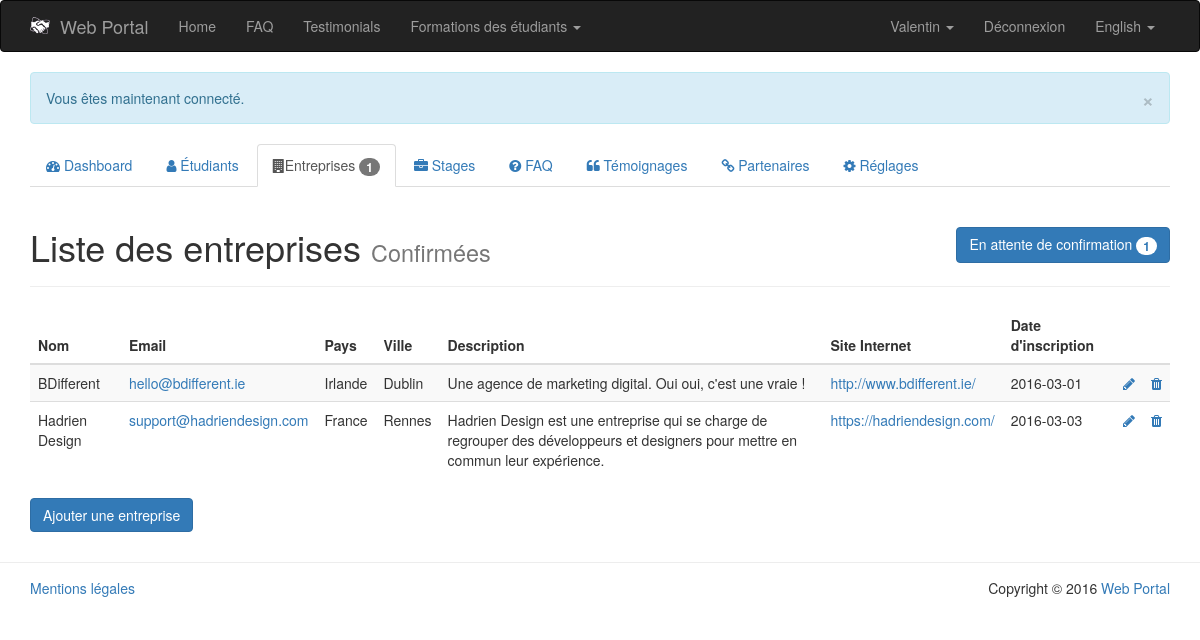
Before: /PHP/public/index.php?page=admin/companies-list (signed in) with the older database file.
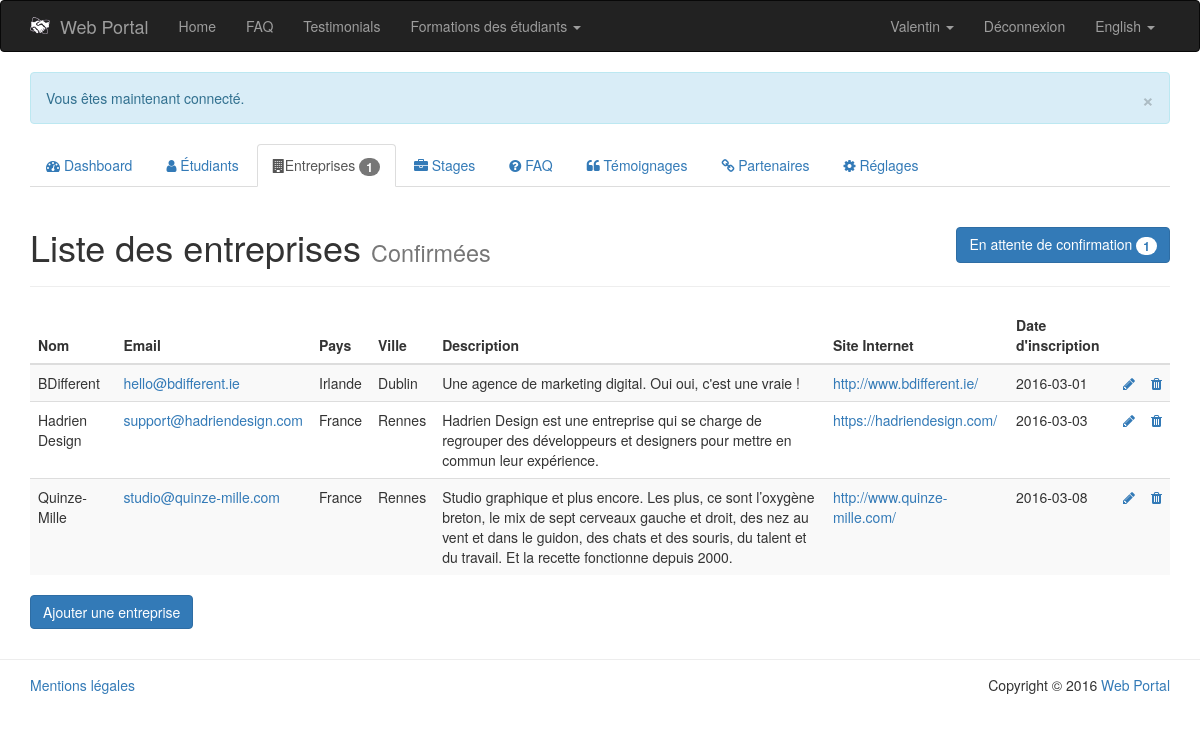
After: the same page with the newer database file.
### tables this page shows
CREATE TABLE IF NOT EXISTS `settings` (
  `id` int(11) NOT NULL AUTO_INCREMENT,
  `tag` varchar(64) NOT NULL,
  `value` varchar(256) NOT NULL,
  `placeholder` varchar(128) NOT NULL,
  PRIMARY KEY (`id`)
);

CREATE TABLE IF NOT EXISTS `student` (
  `id` int(11) NOT NULL AUTO_INCREMENT,
  `first_name` varchar(64) NOT NULL,
  `last_name` varchar(64) NOT NULL,
  `country` enum('France','Irlande') NOT NULL,
  `skill` int(11) NOT NULL,
  `email` varchar(64) NOT NULL,
  `password` varchar(64) NOT NULL,
  `cv` varchar(128) NOT NULL,
  `portfolio` varchar(128) NOT NULL,
  `admin` tinyint(1) NOT NULL DEFAULT '0',
  `available` tinyint(1) NOT NULL DEFAULT '1',
  `activated` tinyint(1) NOT NULL,
  `register_date` date NOT NULL,
  PRIMARY KEY (`id`),
  KEY `skill` (`skill`)
);

CREATE TABLE IF NOT EXISTS `company` (
  `id` int(11) NOT NULL AUTO_INCREMENT,
  `name` varchar(64) NOT NULL,
  `email` varchar(128) NOT NULL,
  `password` varchar(64) NOT NULL,
  `country` enum('France','Irlande') NOT NULL,
  `city` varchar(64) NOT NULL,
  `logo` varchar(128) NOT NULL,
  `description` text NOT NULL,
  `website` varchar(64) NOT NULL,
  `activated` tinyint(1) NOT NULL,
  `register_date` date NOT NULL,
  PRIMARY KEY (`id`)
);

### PHP/app/model/Autoloader.php (called while the page is built, shortened)
<?php
	class Autoloader {
		public static function appAutoload($class) {
			$class = str_replace('\\', '/', $class);
		}
	}
?>

### PHP/app/model/Student.class.php (called while the page is built, shortened)
<?php
	class Student {
		public function __get($nom){
			return $this->$nom;
		}
		public static function getStudentById($id) {
			$db = PDOConnexion::getInstance();
			$sql = 'SELECT * FROM student WHERE id = :id';
			$sth = $db->prepare($sql);
			$sth->setFetchMode(PDO::FETCH_CLASS|PDO::FETCH_PROPS_LATE, 'Student');
			$sth->execute(array(
				':id' => $id
			));
			return $sth->fetch();
		}
	}
?>

### PHP/app/model/Settings.class.php (called while the page is built, shortened)
<?php
	class Settings {
		public static function getWebsiteName() {
			$db = PDOConnexion::getInstance();
			$sql = "SELECT value FROM settings WHERE tag = 'website_name'";
			$sth = $db->prepare($sql);
			$sth->setFetchMode(PDO::FETCH_CLASS|PDO::FETCH_PROPS_LATE, 'Settings');
			$sth->execute();
			return $sth->fetch()->value;
		}
	}
?>

### PHP/app/model/Language.class.php (called while the page is built, shortened)
<?php
	class Language {
		private $defaultLanguage = 'en';
		private $currentLanguage;
		private $translate = array();
		public function __construct() {
		    if (isset($_COOKIE['lang']) || isset($_SESSION['lang'])) {
		        if (isset($_COOKIE['lang'])) {
		            $this->currentLanguage = $_COOKIE['lang'];
		        }
		        if (isset($_SESSION['lang'])) {
		            $this->currentLanguage = $_SESSION['lang'];
		        }
		    }
		    else {
		    	$this->currentLanguage = $this->detectBrowserLanguage();
		    }
		    $this->translate = $translate;
		}
		private function detectBrowserLanguage() {
			if (isset($_SERVER['HTTP_ACCEPT_LANGUAGE'])) {
				if (substr($_SERVER['HTTP_ACCEPT_LANGUAGE'], 0, 2) == 'fr') {
					return 'fr';
				}
				else {
					return 'en';
				}
			}
			return $this->defaultLanguage;
		}
		public function getCurrentLanguage() {
			$languageName = ($this->currentLanguage == 'fr') ? 'Français' : 'English';
			return array(
				'code' => $this->currentLanguage,
				'name' => $languageName
			);
		}
		public function translate($term) {
			if (!array_key_exists($this->currentLanguage, $this->translate)) {
				if (file_exists(LANG . DS . $this->currentLanguage . '.php')) {
					return $this->translate[$term];
				}
			}
			else {
				throw new Exception('Le terme "' . $term . '" n\'existe pas dans le fichier de traduction.');
			}
		}
	}
?>

### PHP/ressources/lang/en.php (called while the page is built)
<?php
	$translate = array (
		'home' => 'Home',
		'faq' => 'FAQ',
		'testimonials' => 'Testimonials',
		'student' => 'Student',
		'company' => 'Company'
	);
?>

### PHP/app/model/Company.class.php (called while the page is built, shortened)
<?php
	class Company {
		public function __get($nom){
			return $this->$nom;
		}
		public static function getActivatedCompanies($activated = true) {
			$db = PDOConnexion::getInstance();
			$sql = ($activated == true) ? 'SELECT * FROM company WHERE activated' : 'SELECT * FROM company WHERE !activated';
			$sth = $db->prepare($sql);
			$sth->setFetchMode(PDO::FETCH_CLASS|PDO::FETCH_PROPS_LATE, 'Company');
			$sth->execute();
			return $sth->fetchAll();
		}
	}
?>

### PHP/app/view/admin/companies-list.php (the view, shortened to what this page needs)
<?php
if(App::isAdmin()){
	$type = htmlentities($_GET['type']);
?>
<div class="col-md-12">
	<div class="page-header">
		<h1>
			Liste des entreprises
			<?php
				if ($type == 'awaiting') {
					echo '<small>En attente d\'activation</small>';
					echo '<a href="index.php?page=admin/companies-list&amp;type=activated" class="btn btn-primary pull-right">Voir les entreprises confirmées <span class="badge">' . count(Company::getActivatedCompanies(true)) . '</span></a>';
				}
				else {
					echo '<small>Confirmées</small>';
					echo '<a href="index.php?page=admin/companies-list&amp;type=awaiting" class="btn btn-primary pull-right">En attente de confirmation <span class="badge">' . count(Company::getActivatedCompanies(false)) . '</span></a>';
				}
			?>
		</h1>
	</div>
	<?php
		if ($type == 'activated') :
			if (Company::getActivatedCompanies(true)) :
	?>
	<table class="table table-striped">
		<thead>
			<tr>
				<th>Nom</th>
				<th>Email</th>
				<th>Pays</th>
				<th>Ville</th>
				<th>Description</th>
				<th>Site Internet</th>
				<th>Date d'inscription</th>
				<th></th>
				<th></th>
			</tr>
		</thead>
		<?php
			foreach (Company::getActivatedCompanies() as $company) {
				echo '<tr data-id=' . $company->id . '>';
					echo '<td>' . $company->name . '</td>';
					echo '<td><a href="mailto:' . $company->email . '">' . $company->email . '</a></td>';
					echo '<td>' . $company->country . '</td>';
					echo '<td>' . $company->city . '</td>';
					echo '<td>' . $company->description . '</td>';
					echo '<td><a href="' . $company->website . '" target="_blank">' . $company->website . '</a></td>';
					echo '<td>' . $company->register_date . '</td>';
					echo '<td><a href="index.php?page=admin/company-edit&amp;id=' . $company->id . '" data-toggle="tooltip" title="Modifier"><i class="fa fa-pencil"></i></a></td>';
					echo '<td><a href="#" title="Supprimer" data-action="delete" data-toggle="tooltip" title="Supprimer"><i class="fa fa-trash"></i></a></td>';
				echo '</tr>';
			}
		?>
	</table>
	<a href="index.php?page=admin/add-company&amp;type=<?php echo $type; ?>" class="btn btn-primary">Ajouter une entreprise</a>
	<?php
			else:
				echo 'Aucune entreprise n\'a été confirmée.';
			endif;
		endif;
	}
	else{
		App::getHeader(404);
	}
	?>
</div>

### PHP/public/index.php (shortened to what this page needs)
<?php
	require_once (APP . '/model/Autoloader.php');
	$language = new Language();
	$msg = new FlashMessages();
	if (substr($_GET['page'], 0, 6) == 'admin/') {
		if (App::isAdmin()) {
			require_once(APP . '/view/admin/header.php');
			require_once(APP . '/view/' . $_GET['page'] . '.php');
			require_once(APP . '/view/admin/footer.php');
		}
		else {
			App::getHeader(404);
		}
	}
?>

### PHP/app/view/admin/header.php (shortened to what this page needs)
<!DOCTYPE html>
<html lang="fr">
	<head>
		<link href="css/bootstrap.min.css" rel="stylesheet">
		<link href="https://maxcdn.bootstrapcdn.com/font-awesome/4.5.0/css/font-awesome.min.css" rel="stylesheet">
	</head>
	<body>
		<?php require_once(APP . '/view/navbar.php'); ?>
		<?php if ($msg->hasMessages()) { ?>
			<div id="notification">
				<div class="container">
				</div>
			</div>
		<?php } ?>
		<div class="container">
			<div class="row">
				<div class="col-md-12">
					<ul class="nav nav-tabs">
						<li role="presentation"<?php App::isCurrentPage('admin/home'); ?>><a href="index.php?page=admin/home"><i class="fa fa-tachometer"></i> Dashboard</a></li>
						<li role="presentation"><a href="index.php?page=admin/students-list"><i class="fa fa-user"></i> Étudiants</a></li>
						<li role="presentation"<?php App::isCurrentPage('admin/companies-list'); ?>><a href="index.php?page=admin/companies-list"><i class="fa fa-building"></i>Entreprises <?php if (Company::getActivatedCompanies(false)) {echo ' <span class="badge">' . count(Company::getActivatedCompanies(false)) . '</span>';} ?></a></li>
						<li role="presentation"<?php App::isCurrentPage('admin/internships-list'); ?>><a href="index.php?page=admin/internships-list"><i class="fa fa-briefcase"></i> Stages </a></li>
						<li role="presentation"<?php App::isCurrentPage('admin/faq-list'); ?>><a href="index.php?page=admin/faq-list"><i class="fa fa-question-circle"></i> FAQ</a></li>
						<li role="presentation"<?php App::isCurrentPage('admin/testimonials-list'); ?>><a href="index.php?page=admin/testimonials-list"><i class="fa fa-quote-left"></i> Témoignages</a></li>
						<li role="presentation"<?php App::isCurrentPage('admin/partners-list'); ?>><a href="index.php?page=admin/partners-list"><i class="fa fa-link"></i> Partenaires</a></li>
						<li role="presentation"<?php App::isCurrentPage('admin/settings-list'); ?>><a href="index.php?page=admin/settings-list"><i class="fa fa-cog"></i> Réglages</a></li>
					</ul>
				</div>
			</div>
			<div class="row">

### PHP/app/view/navbar.php (shortened to what this page needs)
<nav class="navbar navbar-inverse">
	<div class="container">
		<div class="navbar-header">
			<a class="navbar-brand" href="index.php?page=home"><img src="img/logo.png" alt="Logo" style="float: left; margin-right: 10px; width: 20px;"><?php echo Settings::getWebsiteName(); ?></a>
		</div>
		<div id="navbar" class="collapse navbar-collapse">
			<ul class="nav navbar-nav">
				<li<?php App::isCurrentPage('home'); ?>><a href="index.php?page=home"><?php echo $language->translate('home'); ?></a></li>
				<li<?php App::isCurrentPage('faq'); ?>><a href="index.php?page=faq"><?php echo $language->translate('faq'); ?></a></li>
				<li<?php App::isCurrentPage('testimonials'); ?>><a href="index.php?page=testimonials"><?php echo $language->translate('testimonials'); ?></a></li>
				<li class="dropdown"
					     	App::isCurrentPage('formations-ireland'); ?>>
						  	<a id="formations-dropdown" href="#" class="dropdown-toggle" data-toggle="dropdown" role="button" aria-haspopup="true" aria-expanded="false">
								Formations des étudiants
								<span class="caret"></span>
							</a>
				</li>
			</ul>
			<ul class="nav navbar-nav navbar-right">
				<?php if (App::isLogged()) : ?>
					<?php $member = App::getMember(); ?>
					<?php if (get_class($member) == 'Student') : ?>
						<li class="dropdown">
							<a id="student-dropdown" href="#" class="dropdown-toggle" data-toggle="dropdown" role="button" aria-haspopup="true" aria-expanded="false">
								<?php echo $member->first_name; ?>
								<span class="caret"></span>
							</a>
						</li>
					<?php endif; ?>
					<li><a href="index.php?page=signout">Déconnexion</a></li>
				<?php endif; ?>
				<li class="dropdown">
					<a id="lang-dropdown" href="#" class="dropdown-toggle" data-toggle="dropdown" role="button" aria-haspopup="true" aria-expanded="false">
						<?php echo $language->getCurrentLanguage()['name']; ?>
						<span class="caret"></span>
					</a>
				</li>
            </ul>
		</div>
	</div>
</nav>

### PHP/app/model/App.class.php (shortened to what this page needs)
<?php
	class App {
		public static function isCurrentPage($page) {
			if ($_GET['page'] == $page) {
				echo ' class="active"';
			}
		}
		public static function isLogged() {
			if (isset($_SESSION['email']) && !empty($_SESSION['email'])) {
				return true;
			}
			return false;
		}
		public static function isStudent() {
			if (self::isLogged() && $_SESSION['type'] == 'student') {
				return true;
			}
			return false;
		}
		public static function isAdmin() {
			if (self::isStudent()) {
				$student = Student::getStudentById($_SESSION['id']);
				if ($student->admin) {
					return true;
				}
				return false;
			}
			return false;
		}
		public static function getMember() {
			if (self::isLogged()) {
				if ($_SESSION['type'] == 'student') {
					return Student::getStudentById($_SESSION['id']);
				}
				return false;
			}
			return false;
		}
	}
?>

### PHP/app/model/FlashMessages.class.php (shortened to what this page needs)
<?php
    class FlashMessages {
        protected $msgTypes = [
            self::ERROR   => 'error',
            self::WARNING => 'warning',
            self::SUCCESS => 'success',
            self::INFO    => 'info',
        ];
        protected $msgWrapper = "<div class='%s'>%s</div>\n";
        protected $msgBefore = '';
        protected $msgAfter  = '';
        protected $closeBtn  = '
            <button type="button" class="close"
                data-dismiss="alert"
                aria-label="Close">
                <span aria-hidden="true">&times;</span>
            </button>
        ';
        protected $stickyCssClass = 'sticky';
        protected $msgCssClass = 'alert dismissable';
        protected $cssClassMap = [
            self::INFO    => 'alert-info',
            self::SUCCESS => 'alert-success',
            self::WARNING => 'alert-warning',
            self::ERROR   => 'alert-danger',
        ];
        public function display($types=null, $print=true) {
            $output = '';
            if (is_null($types) || !$types || (is_array($types) && empty($types)) ) {
                $types = array_keys($this->msgTypes);
            }
            elseif (is_array($types) && !empty($types)) {
                $theTypes = $types;
                $types = [];
                foreach($theTypes as $type) {
                    $types[] = strtolower($type[0]);
                }
            }
            else {
                $types = [strtolower($types[0])];
            }
            foreach ($types as $type) {
                if (!isset($_SESSION['flash_messages'][$type]) || empty($_SESSION['flash_messages'][$type]) ) continue;
                foreach( $_SESSION['flash_messages'][$type] as $msgData ) {
                    $output .= $this->formatMessage($msgData, $type);
                }
            }
            if ($print) {
                echo $output;
            }
            else {
                return $output;
            }
        }
        public function hasMessages($type=null) {
            if (!is_null($type)) {
                if (!empty($_SESSION['flash_messages'][$type])) return $_SESSION['flash_messages'][$type];
            } else {
                foreach (array_keys($this->msgTypes) as $type) {
                    if (isset($_SESSION['flash_messages'][$type]) && !empty($_SESSION['flash_messages'][$type])) return $_SESSION['flash_messages'][$type];
                }
            }
            return false;
        }
        protected function formatMessage($msgDataArray, $type) {
            $cssClass = $this->msgCssClass . ' ' . $this->cssClassMap[$type];
            $msgBefore = $this->msgBefore;
            if ($msgDataArray['sticky']) {
                $cssClass .= ' ' . $this->stickyCssClass;
            }
            else {
                $msgBefore = $this->closeBtn . $msgBefore;
            }
            $formattedMessage = $msgBefore . $msgDataArray['message'] . $this->msgAfter;
            return sprintf(
                $this->msgWrapper,
                $cssClass,
                $formattedMessage
            );
        }
    }
?>

### PHP/app/view/admin/footer.php (shortened to what this page needs)
			</div>
		</div>
		<footer id="footer" style="border-top: 1px solid #ededed; margin-top: 30px; padding: 15px 0;">
			<div class="container">
				<div class="row">
					<div class="col-md-8">
						<a href="index.php?page=legal">Mentions légales</a>
					</div>
					<div class="col-md-4 text-right">
						Copyright &copy; <?php echo date('Y') . ' <a href="index.php?page=home">' . App::$siteTitle . '</a>'; ?>
					</div>
				</div>
			</div>
		</footer>
	</body>
</html>

Changed rows visible on the page:
now on this page (row edited): company: name "Quinze-Mille", email "studio@quinze-mille.com", country "France", city "Rennes", description "Studio graphique et plus encore. Les plus, ce sont l’oxygène breton, le mix de sept cerveaux gauche et droit, des nez au vent et dans le guidon, des chats et des souris, du talent et du travail. Et la recette fonctionne depuis 2000.", website "http://www.quinze-mille.com/", register_date "2016-03-08"
